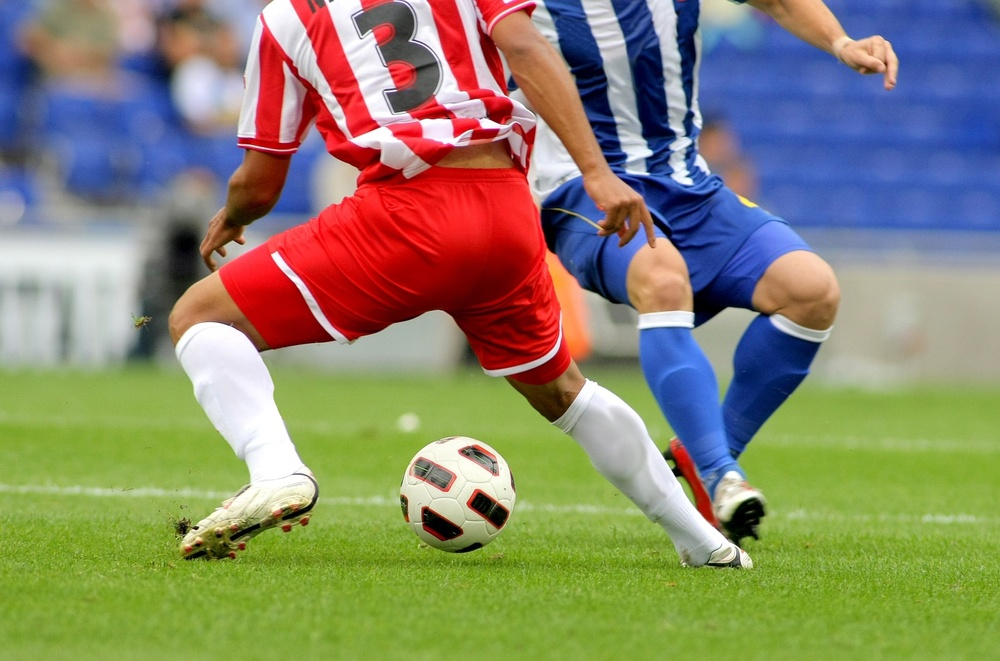
#> input picture python/opencv/day3/data1.jpg, 1000 x 661 px, shrunk from 1434 x 948 before the run, found by its file name
$ python ex10.py   (older library calls are emulated)
#> lines starting #> are read from the running program, lines starting #| are printed output that depends on the picture; after the words box and inside, x2 and y2 are one past the last pixel; in counts of white or black regions, pixels touching at a corner belong together
import cv2

img=cv2.imread('./pn/opencv/day3/data1.jpg')
#> img is the input picture: shape (661, 1000, 3); mean B, G, R 107.3, 133.3, 136.8
gry_img=cv2.cvtColor(img,cv2.COLOR_BGR2GRAY)
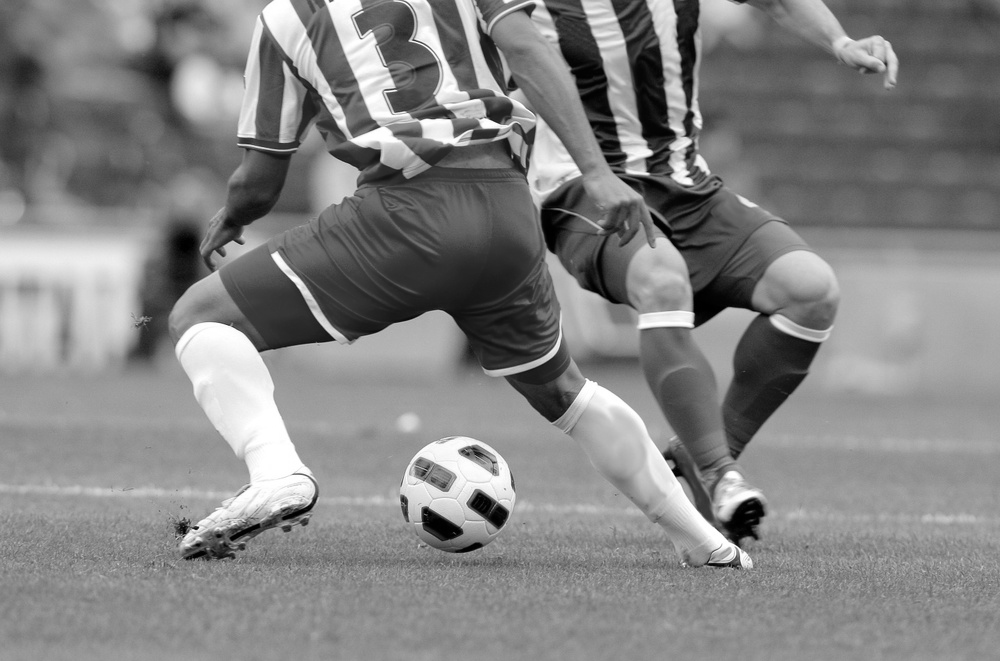
#> gry_img: shape (661, 1000); min 0, max 255, mean 131.4

gr_dx=cv2.Sobel(gry_img,cv2.CV_32F,1,0,ksize=3)
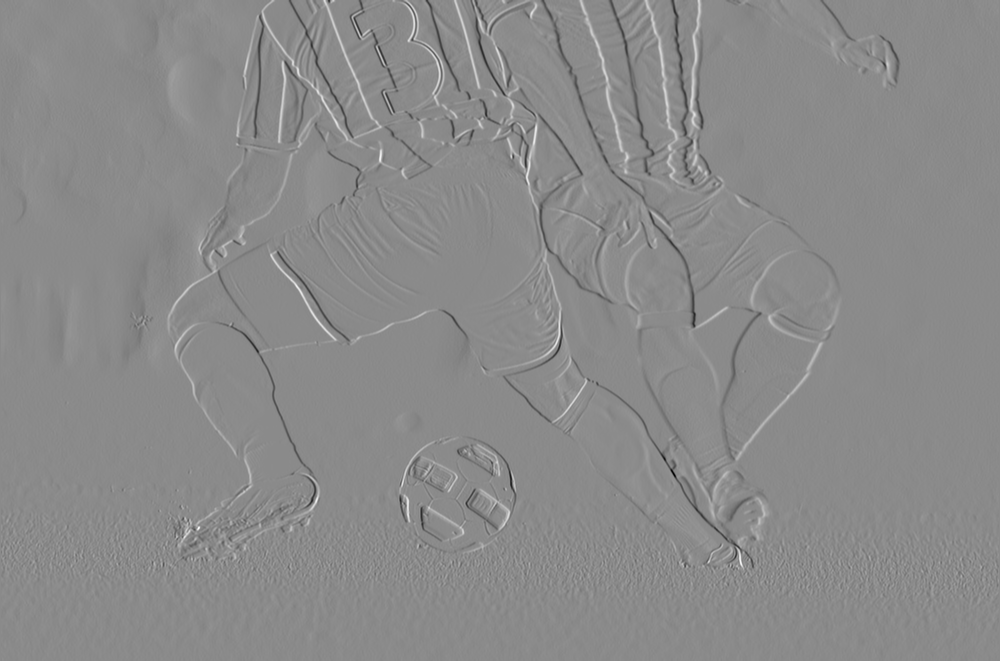
#> gr_dx: shape (661, 1000) float32; min -884, max 741, mean -0.1; drawn with min black and max white
gr_dy=cv2.Sobel(gry_img,cv2.CV_32F,0,1,ksize=3)
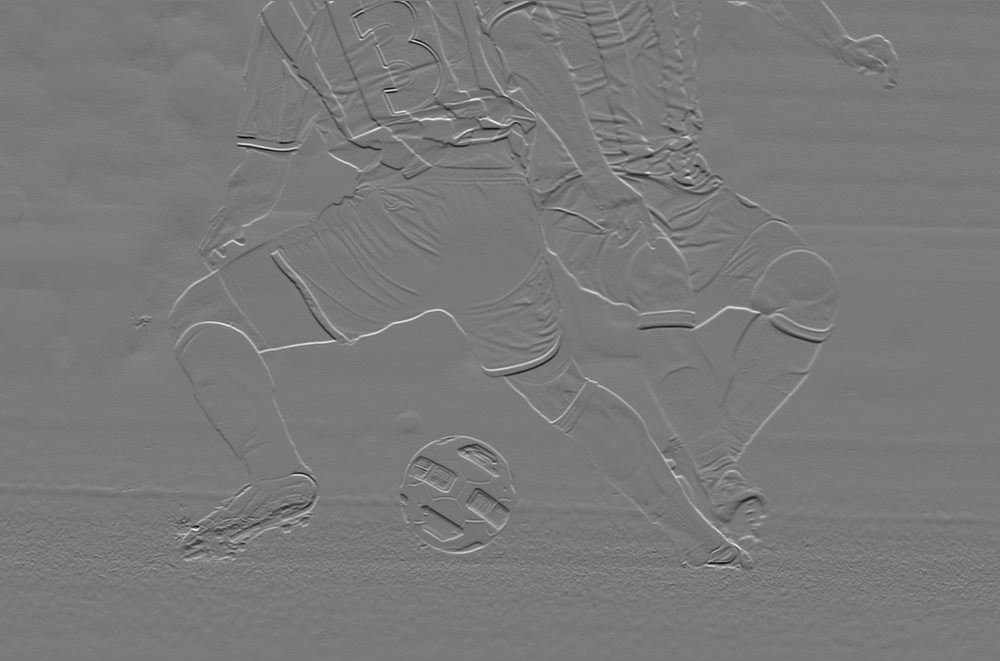
#> gr_dy: shape (661, 1000) float32; min -819, max 891, mean 0.1; drawn with min black and max white

s_x=cv2.convertScaleAbs(gr_dx)
s_y=cv2.convertScaleAbs(gr_dy)
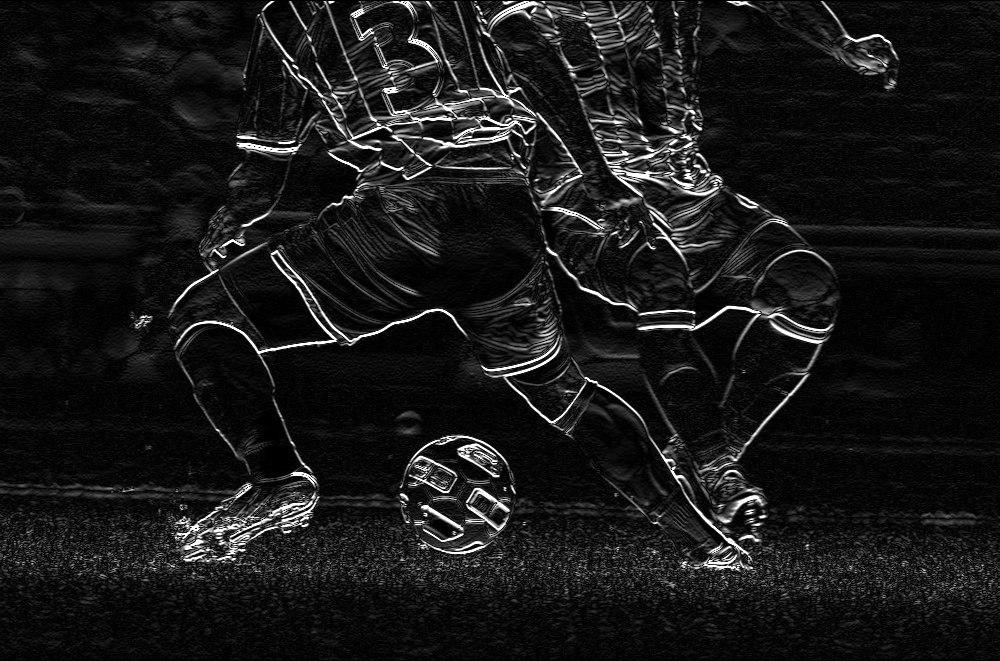
#> s_y: shape (661, 1000); min 0, max 255, mean 24.3
eg_d=cv2.addWeighted(s_x,0.5,s_y,0.5,0)
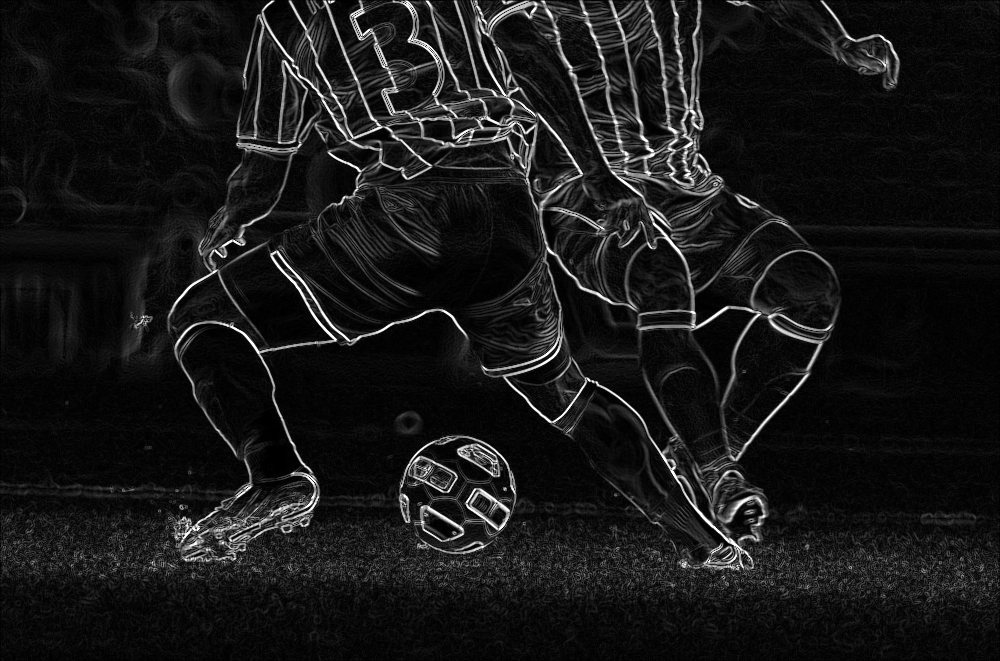
#> eg_d: shape (661, 1000); min 0, max 255, mean 23.7

cv2.imshow('img',img)
cv2.imshow('gry_img',gry_img)
cv2.imshow('dx_img',gr_dx)
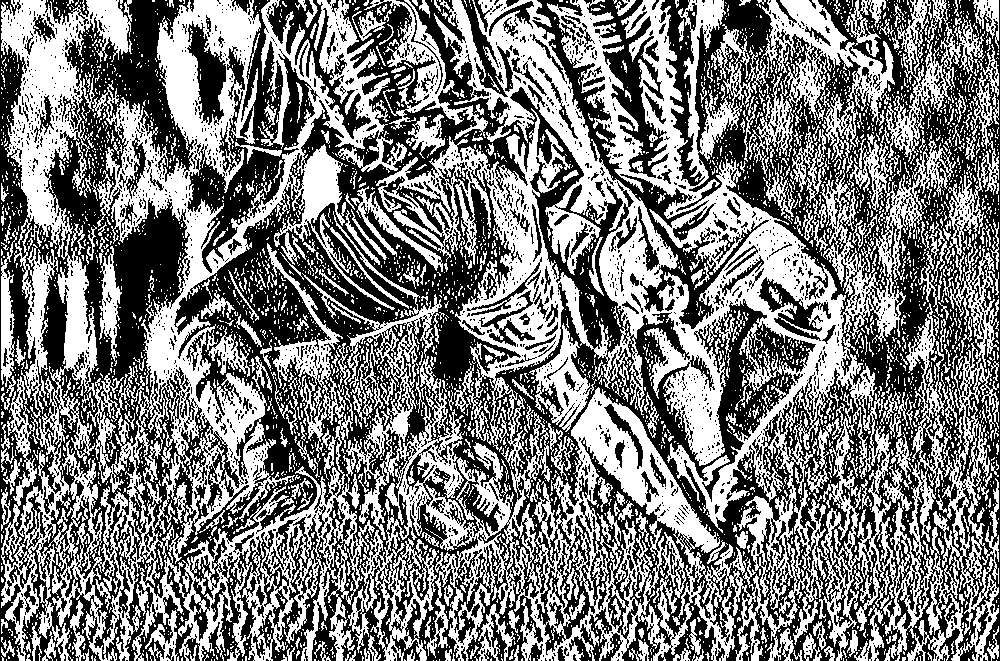
#> window 'dx_img': shape (661, 1000); 48.7% white; 3882 white regions (3475 under 20 px), largest, box (x1, y1, x2, y2) and area: (1, 0, 956, 661) 235038, (880, 236, 999, 661) 15629, (886, 0, 985, 172) 4155
cv2.imshow('dy_img',gr_dy)
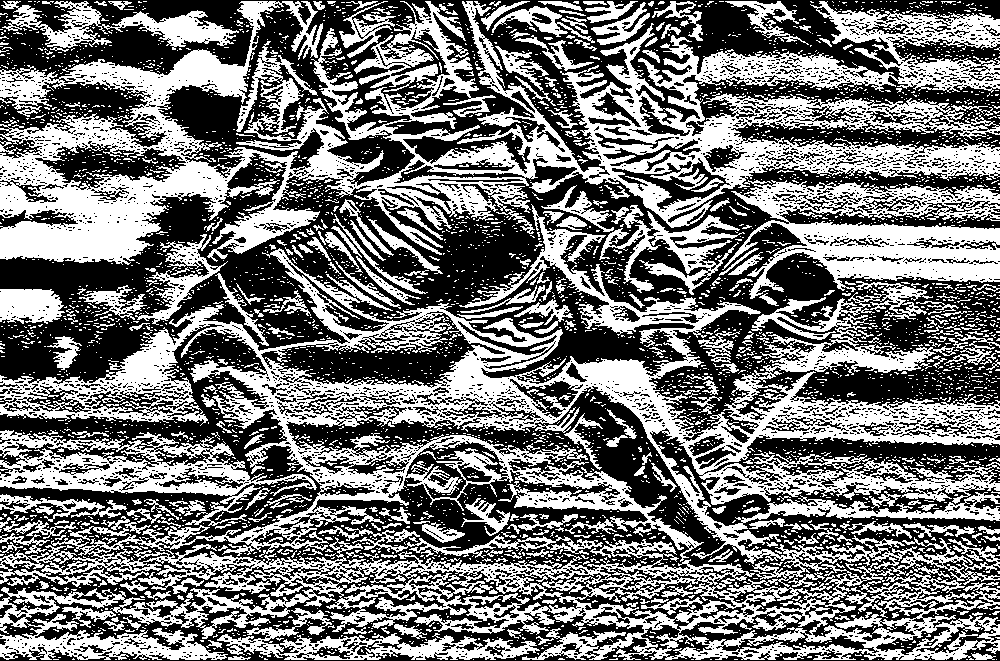
#> window 'dy_img': shape (661, 1000); 46.3% white; 4173 white regions (3824 under 20 px), largest, box (x1, y1, x2, y2) and area: (0, 204, 1000, 660) 125535, (0, 1, 1000, 265) 87535, (722, 180, 1000, 299) 15533
cv2.imshow('eg_img',eg_d)

cv2.waitKey()
